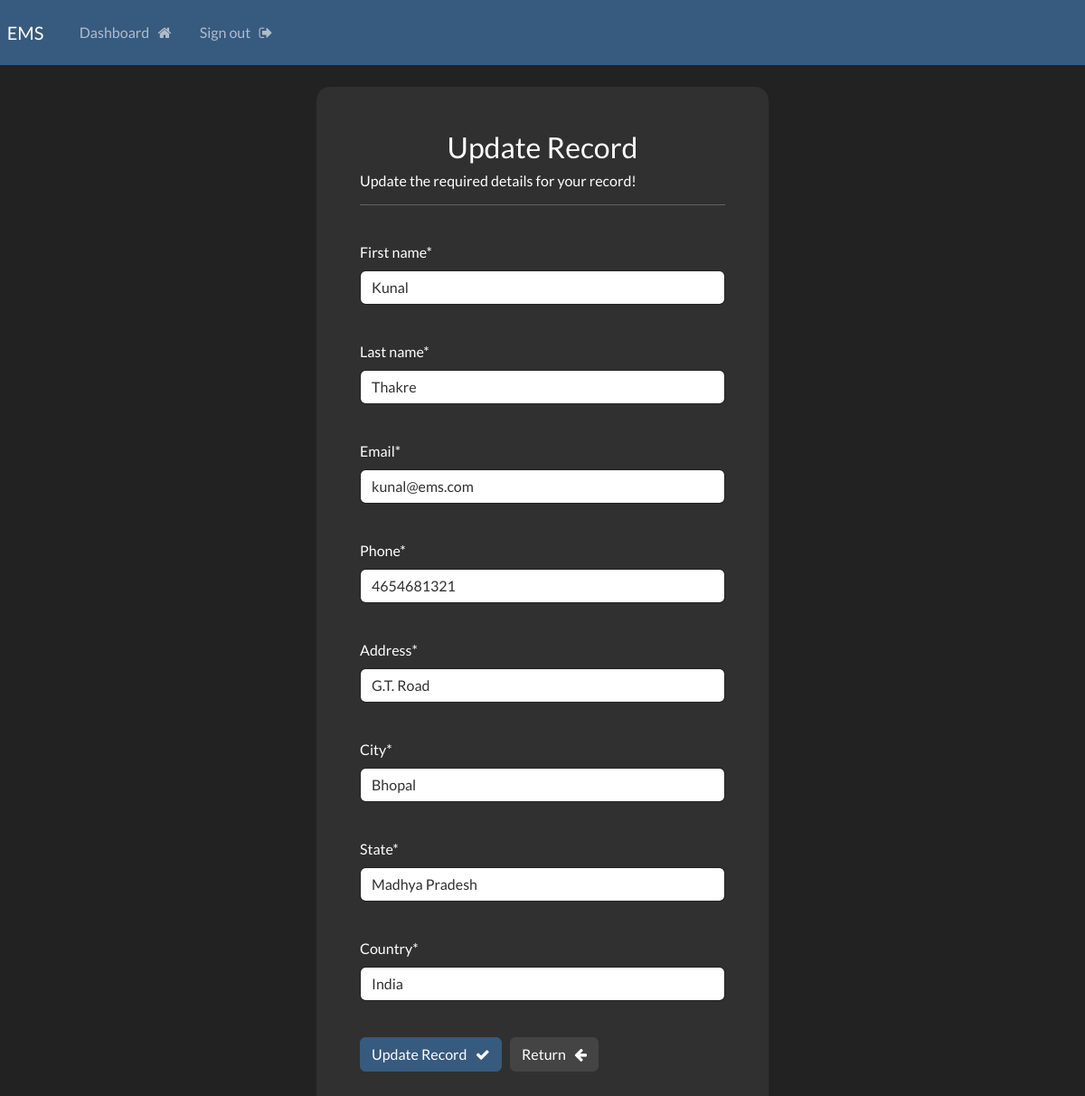
/update-record/6 (signed in), run on the app's committed database.
### webapp/models.py (models this page shows, shortened)
class Record(models.Model):
    creation_date = models.DateTimeField(auto_now_add=True)
    first_name = models.CharField(max_length=100)
    last_name = models.CharField(max_length=100)
    email = models.CharField(max_length=255)
    phone = models.CharField(max_length=10)
    address = models.CharField(max_length=300)
    city = models.CharField(max_length=50)
    state = models.CharField(max_length=100)
    country = models.CharField(max_length=100)

### webapp/views.py (the view)
# urls.py: path('update-record/<int:pk>', views.update_record, name="update-record"),
@login_required(login_url='my-login')
def update_record(request, pk):
    record = Record.objects.get(id=pk)
    form = UpdateRecordForm(instance=record)
    if request.method == "POST":
        form = UpdateRecordForm(request.POST, instance=record)
        if form.is_valid():
            form.save()
            messages.success(request, "Record Updated Successfully!")
            return redirect("dashboard")
    context = {"form":form}
    return render(request, 'webapp/update-record.html', context=context)

### webapp/forms.py
class UpdateRecordForm(forms.ModelForm):
    class Meta:
        model = Record
        fields = ["first_name","last_name","email","phone","address","city","state","country"]

### webapp/templates/webapp/update-record.html (shortened to what this page needs)
{% extends 'webapp/base.html' %}
{% load crispy_forms_tags %}
{% block content %}
<body>
    <div class="container bg-dark shadow-md p-5 form-layout">
        <h3 class="text-center"> Update Record </h3>
        <h6> Update the required details for your record! </h6>
        <hr>
        <br>
        <form method="POST" autocomplete="off">
            {{form.first_name|as_crispy_field}}
            <br>
            {{form.last_name|as_crispy_field}}
            <br>
            {{form.email|as_crispy_field}}
            <br>
            {{form.phone|as_crispy_field}}
            <br>
            {{form.address|as_crispy_field}}
            <br>
            {{form.city|as_crispy_field}}
            <br>
            {{form.state|as_crispy_field}}
            <br>
            {{form.country|as_crispy_field}}
            <br>
            <button type="submit" class="btn btn-primary"> Update Record &nbsp; <i class="fa fa-check" aria-hidden="true"></i> </button>
            <a href="{% url 'dashboard' %}" class="btn btn-secondary">
                Return &nbsp; <i class="fa fa-arrow-left" aria-hidden="true"></i>
            </a>
        </form>
    </div>
    <br>
</body>
{% endblock %}

### static/css/styles.css (style rules this page uses)
.form-layout { border-radius: 15px; width: 500px; }

### data on the page
Record: first_name "Kunal", last_name "Thakre", email "kunal@ems.com", phone "4654681321", address "G.T. Road", city "Bhopal", state "Madhya Pradesh", country "India"
